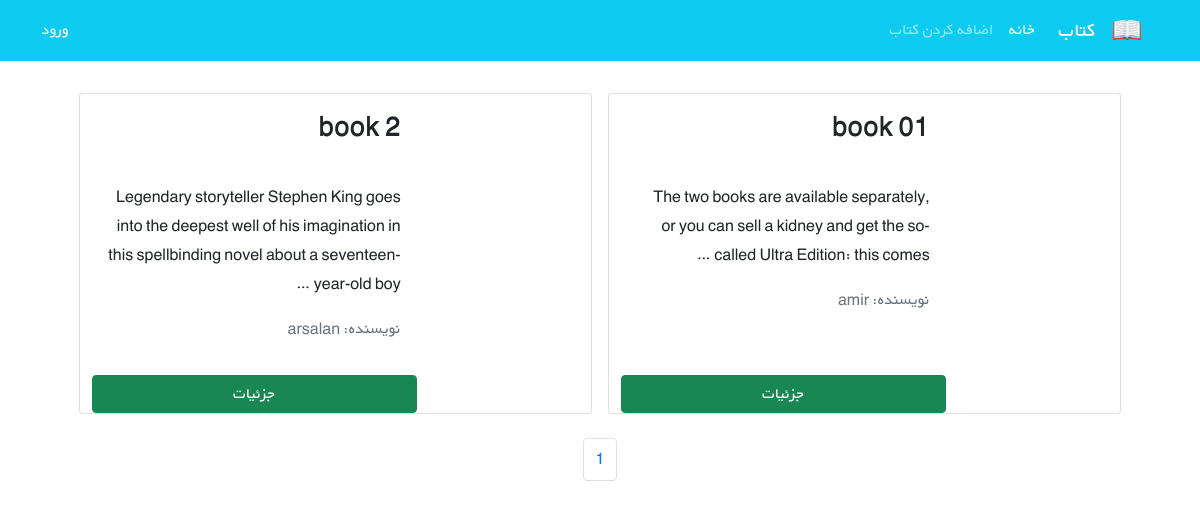
The page /book/ on the database as committed earlier.
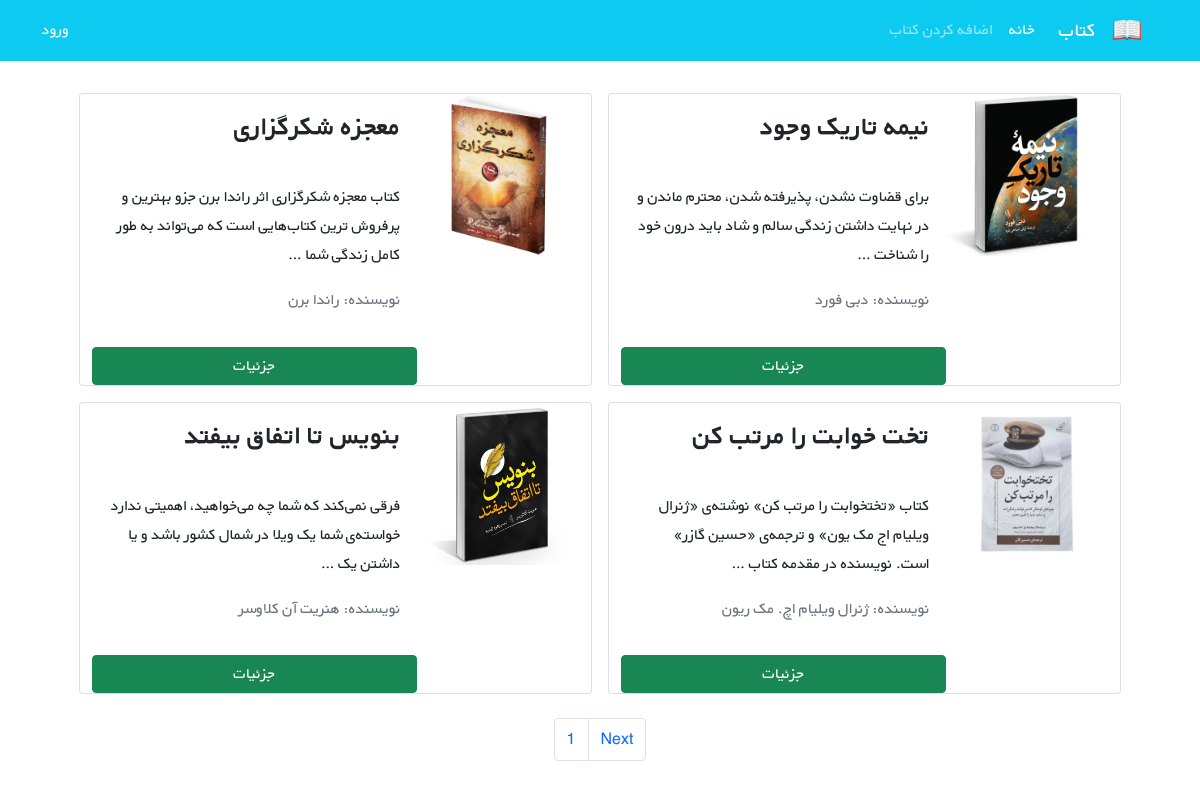
The same page on the database as committed later.
### books/models.py (models this page shows, shortened)
class Book(models.Model):
	title = models.CharField(max_length = 100, blank = True)
	author = models.CharField(max_length = 100, blank = True)
	description = models.TextField(blank = True)
	price = models.DecimalField(max_digits = 6, decimal_places = 2, null = True)
	image = models.ImageField(upload_to = 'cover/', blank = True)

### books/views.py (the view)
# urls.py: path('', views.BookListView.as_view(), name = 'book_list'),
class BookListView(generic.ListView):
	model = models.Book
	paginate_by = 4
	template_name = 'book/book_list.html'
	context_object_name = 'all_book'

### books/templates/book/book_list.html (shortened to what this page needs)
{% extends '_base.html' %}
{% block content %}
    <div class="container mt-4">
        <div class="row flex-row-reverse justify-content-md-center">
            {% for book in all_book %}
                <div class="card m-2" style="max-width: 45%">
                    <div class="row g-0 h-100" dir="rtl">
                        <div class="col-md-4">
                            {% if book.image %}
                                <img src="{{ book.image.url }}" class="img-fluid rounded-start" alt="...">
                            {% endif %}
                        </div>
                        <div class="col-md-8 h-100">
                            <div class="d-flex flex-column justify-content-between h-100">
                                <div class="card-body">
                                    <h3 class="card-title"><strong>{{ book.title }}</strong></h3>
                                    <p class="card-text pt-3">{{ book.description|linebreaks|truncatewords:20 }}</p>
                                    <p class="text-muted">نویسنده: {{ book.author }}</p>
                                </div>
                                <a href="{% url 'book_detail' book.id %}" class="btn btn-success text-decoration-none">جزئیات</a>
                            </div>
                        </div>
                    </div>
                </div>
            {% endfor %}
        </div>
    </div>
   <nav aria-label="Page navigation ">
            <ul class="pagination justify-content-center mt-3">
                <li class="page-item"><a class="page-link" href="#">{{ page_obj.number }}</a></li>
            {% if  page_obj.has_next %}
                <li class="page-item"><a class="page-link" href="?page={{ page_obj.next_page_number }}">Next</a></li>
            {% endif %}
            </ul>
        </nav>
{% endblock %}

### templates/_base.html (shortened to what this page needs)
<!doctype html>
{% load static %}
<html lang="en">
<head>
    <link href="https://cdn.jsdelivr.net/npm/bootstrap@5.1.3/dist/css/bootstrap.min.css" rel="stylesheet"
>
    <link rel="stylesheet" href="{% static 'css/style.css' %}">
</head>
<body>
<nav class="navbar navbar-expand-lg navbar-dark bg-info" dir="rtl">
    <div class="container">
        <a class="navbar-brand" href="#">
            <img src="{% static 'icons/book.png' %}" alt="" height="30"
                 class="d-inline-block align-text-top">
        </a>
        <a class="navbar-brand mx-3" href="{% url 'home' %}">کتاب </a>
        <div class="collapse navbar-collapse" id="navbarNavAltMarkup">
            <div class="navbar-nav">
                <a class="nav-link active" aria-current="page" href="{% url 'book_list' %}">خانه</a>
                <a class="nav-link" href="{% url 'add_book' %}">اضافه کردن کتاب</a>
            </div>
        </div>
        {% if user.is_authenticated %}
            <div class="mx-2 text-white">خوش آمدی {{ user.username }} | <a class="link-light text-decoration-none"
                                                                           href="{% url 'logout' %}">خروج</a></div>
        {% else %}
            <a class="link-light text-decoration-none" href="{% url 'login' %}">ورود</a></div>
        {% endif %}
</nav>
{% block content %}
{% endblock %}
</body>
</html>

### static/css/style.css (style rules this page uses)
* { font-family: 'BYekan', sans-serif; line-height: 1.8rem; }

Rows that differ between the two databases and show on the page:
removed Book: title "book 01", description "The two books are available separately, or you can sell a kidney and get the so-called Ultra Edition: this comes …", author "amir"
removed Book: title "book 2", description "Legendary storyteller Stephen King goes into the deepest well of his imagination in this spellbinding novel about a seventeen-year-old boy …", author "arsalan"
added Book: image (picture), title "نیمه تاریک وجود", description "برای قضاوت نشدن، پذیرفته شدن، محترم ماندن و در نهایت داشتن زندگی سالم و شاد باید درون خود را شناخت …", author "دبی فورد"
added Book: image (picture), title "معجزه شکرگزاری", description "کتاب معجزه شکرگزاری اثر راندا برن جزو بهترین و پرفروش ترین کتاب‌هایی است که می‌تواند به طور کامل زندگی شما …", author "راندا برن"
added Book: image (picture), title "تخت خوابت را مرتب کن", description "کتاب «تختخوابت را مرتب کن» نوشته‌ی «ژنرال ویلیام اج مک یون» و ترجمه‌ی «حسین گازر» است. نویسنده در مقدمه کتاب …", author "ژنرال ویلیام اچ. مک ریون"
added Book: image (picture), title "بنویس تا اتفاق بیفتد", description "فرقی نمی‌کند که شما چه می‌خواهید، اهمیتی ندارد خواسته‌ی شما یک ویلا در شمال کشور باشد و یا داشتن یک …", author "هنریت آن کلاوسر"
Other text that changed with them:
text now shown: "Next"
